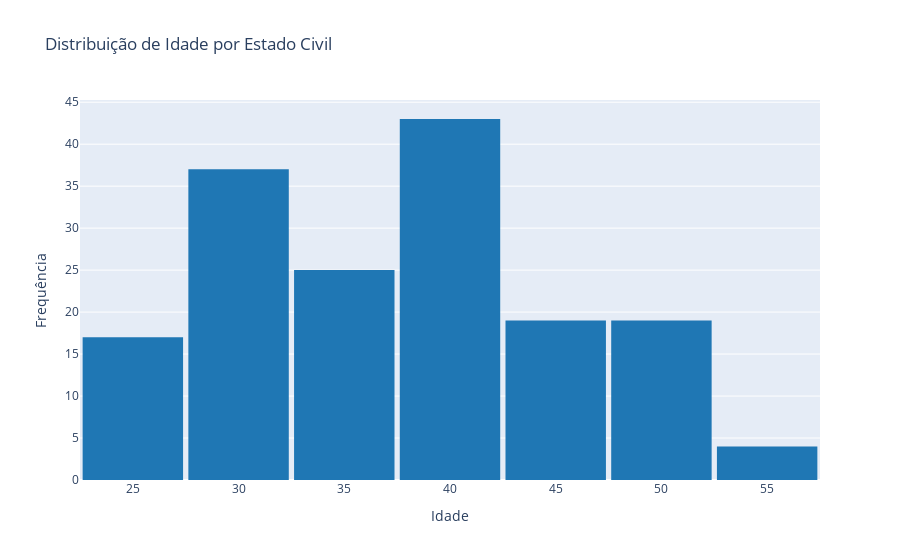
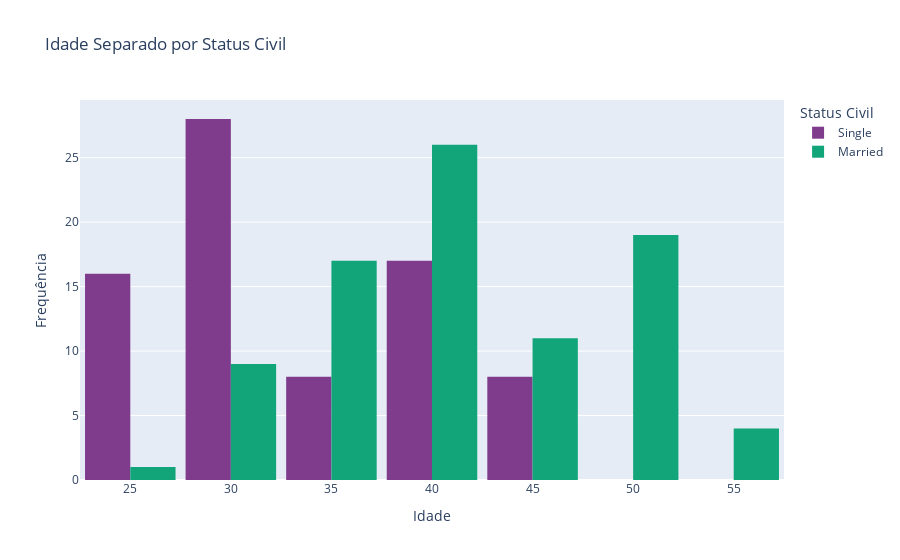
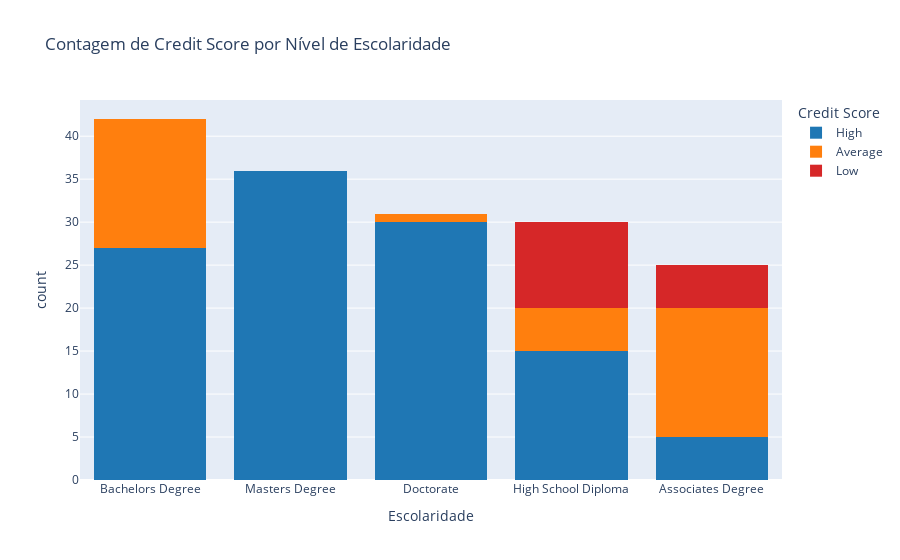
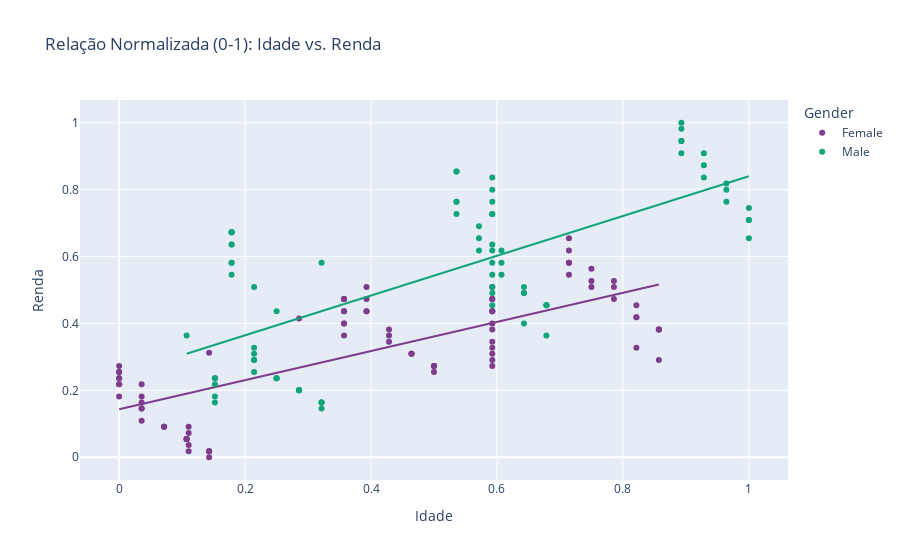

Notebook code for these charts, in order:
### Markdown cell above
### ANÁLISE CENTRAL E COMENTÁRIOS DOS GRÁFICOS
A base de clientes demonstra um perfil de baixo risco geral e aponta que a estabilidade financeira e doméstica são os preditores mais fortes para um Credit Score "High".

**I. Insights por Variável**
Home Ownership vs. Score:

Insight: Clientes com casa própria ("Owned") são o grupo mais estável, com 98.20% de score "High" e 0% de risco "Low". O grupo "Rented" (Alugados) concentra o maior risco, com aproximadamente 28% de score "Low".

* Fluxo: Home Ownership é um preditor poderoso e deve ser codificado (One-Hot) para a modelagem.

**Faixa de Renda (Income_Bins) vs. Score:**

Insight: Há uma correlação positiva clara. A faixa de renda mais alta concentra a maioria dos scores "High". As faixas de renda média-baixa têm uma mistura maior de "Average" e "Low" Score, indicando maior risco.

* Fluxo: Manter a variável Income para a modelagem. A variável Income_Bins deve ser usada como categórica (Label ou One-Hot).

**Escolaridade vs. Score:**

Insight: Grau avançado (Master/Doctorate) se correlaciona com score "High". No entanto, o risco ("Average" e "Low") é mais evidente nos níveis mais baixos de escolaridade (High School Diploma/Associate Degree).

* Fluxo: Education é um forte preditor ordinal. Deve ser codificado (Label Encoding) para respeitar a hierarquia dos graus.

**Idade (Age):**

Insight: A distribuição da idade é relativamente simétrica e concentrada. O Box Plot sugere que o grupo "Married" tende a ter idades medianas mais altas que o grupo "Single".

* Fluxo: Age será usado como preditor linear, mas sua influência deve ser analisada em conjunto com Marital Status e Income.

II. Próximos Passos (Etapa 3: Preparação para Modelagem)
Correlação Inicial: Verificar o Heatmap de correlação entre Age, Income e Number of Children.

Codificação Categórica:

 - One-Hot Encoding para colunas nominais (Gender, Home Ownership, Marital Status).

 - Codificação Ordinal para Education.

 - Correlação Completa: Replotar a correlação para ver o impacto das variáveis codificadas na variável alvo (Credit Score).

 - Divisão: Separar a base em treino e teste (70/30) usando estratificação (stratify=y).

 - Balanceamento: O Credit Score está desbalanceado (predomínio de "High"). Aplicar SMOTE (ou técnica similar) APENAS na base de treino para equalizar as classes de risco ("Low" e "Average").

### Code cell
# ANALISE CENTRAL

# Padronização de Cores
FINANCE_BLUE = '#1f77b4' # Cor única para histogramas univariados ou barras principais
CREDIT_SCORE_COLORS = {'High': '#1f77b4', 'Average': '#ff7f0e', 'Low': '#d62728'} # Azul, Laranja, Vermelho

# ----------------------------------------------------------------------
# AGE VS MARITAL STATUS
# Histograma da Distribuição de Idade
fig_age_marital = px.histogram(
    df,
    x='Age',
    title='Distribuição de Idade por Estado Civil',
    labels={'Age': 'Idade (Anos)', 'count': 'Frequência'},
    nbins=10,
    color_discrete_sequence=[FINANCE_BLUE] # PADRONIZAÇÃO DE COR
)

fig_age_marital.update_layout(xaxis_title='Idade', yaxis_title='Frequência', bargap=0.05)
fig_age_marital.show()


# Histograma com Separação por Status Civil 
fig_education_score = px.histogram(
    df,
    x='Age',
    color='Marital Status',
    title='Idade Separado por Status Civil',
    labels={'Age': 'Idade (Anos)', 'count': 'Frequência', 'Marital Status': 'Status Civil'},
    barmode='group',
    nbins=10,
    # PLOTLY: Usa uma sequência de cores para as categorias de 'Marital Status'
    color_discrete_sequence=px.colors.qualitative.Bold 
)
fig_education_score.update_layout(xaxis_title='Idade', yaxis_title='Frequência', bargap=0.1)
fig_education_score.show()

# EDUCATION POR CREDIT SCORE
# Gráfico de Barras Agrupado e Empilhado para Education vs Credit Score
fig_education_score = px.histogram(
    df,
    x='Education',
    color='Credit Score',
    title='Contagem de Credit Score por Nível de Escolaridade',
    labels={'Education': 'Escolaridade', 'count': 'Frequência'},
    barmode='stack',
    # PADRONIZAÇÃO DE CORES: Mapeia o Credit Score para as cores de risco
    color_discrete_map=CREDIT_SCORE_COLORS 
)

fig_age_marital.update_layout(xaxis_title='Escolaridade', yaxis_title='Frequência', bargap=0.05)

fig_education_score.show()


# AGE VS INCOME (Normalizado)
# ----------------------------------------------------------------------
# Gráfico de Dispersão para a Comparação Harmonizada
fig_normalized = px.scatter(
    df,
    x='Age_Normalized',
    y='Income_Normalized',
    color='Gender',
    trendline='ols',
    title='Relação Normalizada (0-1): Idade vs. Renda',
    # PLOTLY: Usa uma sequência para as 2 categorias de Gênero
    color_discrete_sequence=px.colors.qualitative.Bold 
)
fig_normalized.update_layout(
    xaxis_title='Idade',
    yaxis_title='Renda'
)
fig_normalized.show()

# ----------------------------------------------------------------------
# INCOME AGRUPADO VS SCORE CREDIT
# ----------------------------------------------------------------------

column_income_bins = 'Income_Normalized'
column_credit_score = 'Credit Score'


# Criação do Histograma Agrupado
fig_income_score = px.histogram(
    df,
    x= column_income_bins,
    color=column_credit_score,
    
    barmode='group',
    
    title='Contagem de Credit Score por Faixa de Renda (Agrupado)',
    labels={
        column_income_bins: 'Faixa de Renda (Income Bins)',
        column_credit_score: 'Credit Score',
        'count': 'Frequência de Clientes'
    },
    height=500,
    # PADRONIZAÇÃO DE CORES
    color_discrete_map=CREDIT_SCORE_COLORS 
)

fig_income_score.update_xaxes(categoryorder='category ascending')
fig_income_score.update_layout(yaxis_title='Frequência', bargap=0.1)

fig_income_score.show()

# ----------------------------------------------------------------------
# HOME OWNERSHIP VS SCORE CREDIT
# ----------------------------------------------------------------------

column_home_ownership = 'Home Ownership'
column_credit_score = 'Credit Score'

# Histograma Agrupado para Moradia vs Score
fig_moradia = px.histogram(
    df,
    x=column_home_ownership,
    color=column_credit_score,
    
    barmode='group',
    
    title='Credit Score por Situação da Moradia',
    labels={
        column_home_ownership: 'Situação da Moradia',
        column_credit_score: 'Credit Score',
       },
    height=500,
    # PADRONIZAÇÃO DE CORES
    color_discrete_map=CREDIT_SCORE_COLORS 
)

# Ajuste de Ordem
fig_moradia.update_xaxes(categoryorder='array', categoryarray=['Owned', 'Rented']) 


fig_moradia.show()

### Figure 1 — Plotly figure (JSON) as saved in the notebook; plotly's stock layout.template omitted (floating-point values rounded to 4 significant figures; data arrays with more than 128 entries replaced by an {"elided": "..."} marker saying what was removed)
{"data": [{"bingroup": "x", "hovertemplate": "Idade (Anos)=%{x}<br>count=%{y}<extra></extra>", "legendgroup": "", "marker": {"color": "#1f77b4", "pattern": {"shape": ""}}, "name": "", "nbinsx": 10, "orientation": "v", "showlegend": false, "type": "histogram", "x": {"elided": "164 float values"}, "xaxis": "x", "yaxis": "y"}], "layout": {"bargap": 0.05, "barmode": "relative", "legend": {"tracegroupgap": 0}, "title": {"text": "Distribuição de Idade por Estado Civil"}, "xaxis": {"anchor": "y", "domain": [0, 1], "title": {"text": "Idade"}}, "yaxis": {"anchor": "x", "domain": [0, 1], "title": {"text": "Frequência"}}}}

### Figure 2 — Plotly figure (JSON) as saved in the notebook; plotly's stock layout.template omitted (floating-point values rounded to 4 significant figures)
{"data": [{"alignmentgroup": "True", "bingroup": "x", "hovertemplate": "Status Civil=Single<br>Idade (Anos)=%{x}<br>count=%{y}<extra></extra>", "legendgroup": "Single", "marker": {"color": "rgb(127, 60, 141)", "pattern": {"shape": ""}}, "name": "Single", "nbinsx": 10, "offsetgroup": "Single", "orientation": "v", "showlegend": true, "type": "histogram", "x": [25.0, 40.0, 26.0, 31.0, 41.59, 28.09, 29.26, 41.59, 28.09, 29.26, 43.0, 29.0, 34.0, 44.0, 25.0, 40.0, 26.0, 31.0, 41.0, 27.0, 32.0, 42.0, 28.0, 33.0, 43.0, 29.0, 34.0, 44.0, 25.0, 25.0, 40.0, 26.0, 31.0, 41.0, 27.0, 32.0, 42.0, 28.0, 33.0, 41.59, 28.09, 29.26, 41.59, 29.26, 25.0, 40.0, 26.0, 31.0, 41.0, 27.0, 32.0, 42.0, 28.0, 33.0, 43.0, 29.0, 34.0, 44.0, 25.0, 25.0, 28.0, 31.0, 32.0, 25.0, 40.0, 26.0, 31.0, 41.59, 28.09, 29.26, 41.59, 28.0, 33.0, 43.0, 29.0, 34.0, 44.0], "xaxis": "x", "yaxis": "y"}, {"alignmentgroup": "True", "bingroup": "x", "hovertemplate": "Status Civil=Married<br>Idade (Anos)=%{x}<br>count=%{y}<extra></extra>", "legendgroup": "Married", "marker": {"color": "rgb(17, 165, 121)", "pattern": {"shape": ""}}, "name": "Married", "nbinsx": 10, "offsetgroup": "Married", "orientation": "v", "showlegend": true, "type": "histogram", "x": [30.0, 35.0, 45.0, 50.0, 41.59, 41.59, 41.59, 41.59, 41.59, 41.59, 41.59, 48.0, 53.0, 39.0, 49.0, 30.0, 35.0, 45.0, 50.0, 36.0, 46.0, 51.0, 37.0, 47.0, 52.0, 38.0, 48.0, 53.0, 39.0, 49.0, 30.0, 35.0, 30.0, 35.0, 45.0, 50.0, 36.0, 46.0, 51.0, 37.0, 47.0, 52.0, 41.59, 41.59, 41.59, 41.59, 41.59, 41.59, 41.59, 30.0, 35.0, 45.0, 50.0, 36.0, 46.0, 51.0, 37.0, 47.0, 52.0, 38.0, 48.0, 53.0, 39.0, 49.0, 30.0, 35.0, 30.0, 35.0, 33.0, 26.0, 29.0, 34.0, 30.0, 35.0, 45.0, 50.0, 36.0, 41.59, 41.59, 41.59, 41.59, 41.59, 38.0, 48.0, 53.0, 39.0, 49.0], "xaxis": "x", "yaxis": "y"}], "layout": {"bargap": 0.1, "barmode": "group", "legend": {"title": {"text": "Status Civil"}, "tracegroupgap": 0}, "title": {"text": "Idade Separado por Status Civil"}, "xaxis": {"anchor": "y", "domain": [0, 1], "title": {"text": "Idade"}}, "yaxis": {"anchor": "x", "domain": [0, 1], "title": {"text": "Frequência"}}}}

### Figure 3 — Plotly figure (JSON) as saved in the notebook; plotly's stock layout.template omitted (floating-point values rounded to 4 significant figures)
{"data": [{"bingroup": "x", "hovertemplate": "Credit Score=High<br>Escolaridade=%{x}<br>count=%{y}<extra></extra>", "legendgroup": "High", "marker": {"color": "#1f77b4", "pattern": {"shape": ""}}, "name": "High", "orientation": "v", "showlegend": true, "type": "histogram", "x": ["Bachelors Degree", "Masters Degree", "Doctorate", "High School Diploma", "Bachelors Degree", "Masters Degree", "Masters Degree", "Doctorate", "High School Diploma", "Bachelors Degree", "Bachelors Degree", "Masters Degree", "Doctorate", "High School Diploma", "Bachelors Degree", "Masters Degree", "Doctorate", "Associates Degree", "Bachelors Degree", "Masters Degree", "Doctorate", "Masters Degree", "Doctorate", "High School Diploma", "Bachelors Degree", "Masters Degree", "Masters Degree", "Doctorate", "High School Diploma", "Bachelors Degree", "Bachelors Degree", "Masters Degree", "Doctorate", "High School Diploma", "Bachelors Degree", "Masters Degree", "Doctorate", "Associates Degree", "Bachelors Degree", "Masters Degree", "Doctorate", "Masters Degree", "Doctorate", "Masters Degree", "Doctorate", "High School Diploma", "Bachelors Degree", "Masters Degree", "Masters Degree", "Doctorate", "High School Diploma", "Bachelors Degree", "Bachelors Degree", "Masters Degree", "Doctorate", "High School Diploma", "Bachelors Degree", "Masters Degree", "Doctorate", "Associates Degree", "Bachelors Degree", "Masters Degree", "Doctorate", "Masters Degree", "Doctorate", "Masters Degree", "Doctorate", "High School Diploma", "Bachelors Degree", "Masters Degree", "Masters Degree", "Doctorate", "High School Diploma", "Bachelors Degree", "Bachelors Degree", "Masters Degree", "Doctorate", "High School Diploma", "Bachelors Degree", "Masters Degree", "Doctorate", "Associates Degree", "Bachelors Degree", "Masters Degree", "Doctorate", "Masters Degree", "Doctorate", "Masters Degree", "Doctorate", "Masters Degree", "Doctorate", "Masters Degree", "Bachelors Degree", "Masters Degree", "Doctorate", "High School Diploma", "Bachelors Degree", "Masters Degree", "Masters Degree", "Doctorate", "High School Diploma", "Bachelors Degree", "Bachelors Degree", "Masters Degree", "Doctorate", "High School Diploma", "Bachelors Degree", "Masters Degree", "Doctorate", "Associates Degree", "Bachelors Degree", "Masters Degree", "Doctorate"], "xaxis": "x", "yaxis": "y"}, {"bingroup": "x", "hovertemplate": "Credit Score=Average<br>Escolaridade=%{x}<br>count=%{y}<extra></extra>", "legendgroup": "Average", "marker": {"color": "#ff7f0e", "pattern": {"shape": ""}}, "name": "Average", "orientation": "v", "showlegend": true, "type": "histogram", "x": ["Associates Degree", "Bachelors Degree", "Associates Degree", "High School Diploma", "Associates Degree", "Bachelors Degree", "Associates Degree", "Bachelors Degree", "Associates Degree", "High School Diploma", "Associates Degree", "Bachelors Degree", "Bachelors Degree", "Associates Degree", "Bachelors Degree", "Associates Degree", "High School Diploma", "Associates Degree", "Bachelors Degree", "Bachelors Degree", "Associates Degree", "Bachelors Degree", "Associates Degree", "High School Diploma", "Associates Degree", "Bachelors Degree", "Bachelors Degree", "Bachelors Degree", "Bachelors Degree", "Doctorate", "Bachelors Degree", "Associates Degree", "Bachelors Degree", "Associates Degree", "High School Diploma", "Associates Degree"], "xaxis": "x", "yaxis": "y"}, {"bingroup": "x", "hovertemplate": "Credit Score=Low<br>Escolaridade=%{x}<br>count=%{y}<extra></extra>", "legendgroup": "Low", "marker": {"color": "#d62728", "pattern": {"shape": ""}}, "name": "Low", "orientation": "v", "showlegend": true, "type": "histogram", "x": ["High School Diploma", "Associates Degree", "High School Diploma", "High School Diploma", "Associates Degree", "High School Diploma", "High School Diploma", "Associates Degree", "High School Diploma", "High School Diploma", "Associates Degree", "High School Diploma", "High School Diploma", "Associates Degree", "High School Diploma"], "xaxis": "x", "yaxis": "y"}], "layout": {"barmode": "stack", "legend": {"title": {"text": "Credit Score"}, "tracegroupgap": 0}, "title": {"text": "Contagem de Credit Score por Nível de Escolaridade"}, "xaxis": {"anchor": "y", "domain": [0, 1], "title": {"text": "Escolaridade"}}, "yaxis": {"anchor": "x", "domain": [0, 1], "title": {"text": "count"}}}}

### Figure 4 — Plotly figure (JSON) as saved in the notebook; plotly's stock layout.template omitted (floating-point values rounded to 4 significant figures)
{"data": [{"hovertemplate": "Gender=Female<br>Age_Normalized=%{x}<br>Income_Normalized=%{y}<extra></extra>", "legendgroup": "Female", "marker": {"color": "rgb(127, 60, 141)", "symbol": "circle"}, "mode": "markers", "name": "Female", "orientation": "v", "showlegend": true, "type": "scatter", "x": [0.0, 0.3571, 0.7143, 0.03571, 0.5925, 0.5925, 0.1104, 0.5925, 0.5925, 0.1104, 0.5925, 0.8214, 0.1429, 0.5, 0.8571, 0.0, 0.3571, 0.7143, 0.03571, 0.3929, 0.75, 0.07143, 0.4286, 0.7857, 0.1071, 0.4643, 0.8214, 0.1429, 0.5, 0.8571, 0.0, 0.3571, 0.0, 0.3571, 0.7143, 0.03571, 0.3929, 0.75, 0.07143, 0.4286, 0.7857, 0.1071, 0.5925, 0.5925, 0.1104, 0.5925, 0.5925, 0.1521, 0.5925, 0.0, 0.3571, 0.7143, 0.03571, 0.3929, 0.75, 0.07143, 0.4286, 0.7857, 0.1071, 0.4643, 0.8214, 0.1429, 0.5, 0.8571, 0.0, 0.3571, 0.0, 0.3571, 0.2857, 0.03571, 0.1429, 0.0, 0.3571, 0.7143, 0.03571, 0.3929, 0.5925, 0.1104, 0.5925, 0.5925, 0.1071, 0.4643, 0.8214, 0.1429, 0.5, 0.8571], "xaxis": "x", "y": [0.1818, 0.3636, 0.5455, 0.1091, 0.4, 0.4727, 0.07273, 0.3273, 0.4364, 0.03636, 0.2909, 0.3273, 0.0, 0.2545, 0.2909, 0.2182, 0.4, 0.5818, 0.1455, 0.4364, 0.5091, 0.09091, 0.3455, 0.4727, 0.05455, 0.3091, 0.4182, 0.01818, 0.2727, 0.3818, 0.2364, 0.4364, 0.2545, 0.4727, 0.6182, 0.1636, 0.4727, 0.5273, 0.09091, 0.3636, 0.5091, 0.05455, 0.3091, 0.4364, 0.01818, 0.2727, 0.3818, 0.2364, 0.4364, 0.2727, 0.4727, 0.6545, 0.1818, 0.5091, 0.5636, 0.09091, 0.3818, 0.5273, 0.05455, 0.3091, 0.4545, 0.01818, 0.2727, 0.3818, 0.2364, 0.4364, 0.2545, 0.4727, 0.4145, 0.2182, 0.3127, 0.2182, 0.4, 0.5818, 0.1455, 0.4364, 0.5091, 0.09091, 0.3455, 0.4727, 0.05455, 0.3091, 0.4182, 0.01818, 0.2727, 0.3818], "yaxis": "y"}, {"hovertemplate": "<b>OLS trendline</b><br>Income_Normalized = 0.434819 * Age_Normalized + 0.143597<br>R<sup>2</sup>=0.549479<br><br>Gender=Female<br>Age_Normalized=%{x}<br>Income_Normalized=%{y} <b>(trend)</b><extra></extra>", "legendgroup": "Female", "marker": {"color": "rgb(127, 60, 141)", "symbol": "circle"}, "mode": "lines", "name": "Female", "showlegend": false, "type": "scatter", "x": [0.0, 0.0, 0.0, 0.0, 0.0, 0.0, 0.0, 0.0, 0.03571, 0.03571, 0.03571, 0.03571, 0.03571, 0.03571, 0.07143, 0.07143, 0.07143, 0.1071, 0.1071, 0.1071, 0.1071, 0.1104, 0.1104, 0.1104, 0.1104, 0.1429, 0.1429, 0.1429, 0.1429, 0.1429, 0.1521, 0.2857, 0.3571, 0.3571, 0.3571, 0.3571, 0.3571, 0.3571, 0.3571, 0.3571, 0.3929, 0.3929, 0.3929, 0.3929, 0.4286, 0.4286, 0.4286, 0.4643, 0.4643, 0.4643, 0.5, 0.5, 0.5, 0.5, 0.5925, 0.5925, 0.5925, 0.5925, 0.5925, 0.5925, 0.5925, 0.5925, 0.5925, 0.5925, 0.5925, 0.5925, 0.5925, 0.7143, 0.7143, 0.7143, 0.7143, 0.7143, 0.75, 0.75, 0.75, 0.7857, 0.7857, 0.7857, 0.8214, 0.8214, 0.8214, 0.8214, 0.8571, 0.8571, 0.8571, 0.8571], "xaxis": "x", "y": [0.1436, 0.1436, 0.1436, 0.1436, 0.1436, 0.1436, 0.1436, 0.1436, 0.1591, 0.1591, 0.1591, 0.1591, 0.1591, 0.1591, 0.1747, 0.1747, 0.1747, 0.1902, 0.1902, 0.1902, 0.1902, 0.1916, 0.1916, 0.1916, 0.1916, 0.2057, 0.2057, 0.2057, 0.2057, 0.2057, 0.2097, 0.2678, 0.2989, 0.2989, 0.2989, 0.2989, 0.2989, 0.2989, 0.2989, 0.2989, 0.3144, 0.3144, 0.3144, 0.3144, 0.3299, 0.3299, 0.3299, 0.3455, 0.3455, 0.3455, 0.361, 0.361, 0.361, 0.361, 0.4012, 0.4012, 0.4012, 0.4012, 0.4012, 0.4012, 0.4012, 0.4012, 0.4012, 0.4012, 0.4012, 0.4012, 0.4012, 0.4542, 0.4542, 0.4542, 0.4542, 0.4542, 0.4697, 0.4697, 0.4697, 0.4852, 0.4852, 0.4852, 0.5008, 0.5008, 0.5008, 0.5008, 0.5163, 0.5163, 0.5163, 0.5163], "yaxis": "y"}, {"hovertemplate": "Gender=Male<br>Age_Normalized=%{x}<br>Income_Normalized=%{y}<extra></extra>", "legendgroup": "Male", "marker": {"color": "rgb(17, 165, 121)", "symbol": "circle"}, "mode": "markers", "name": "Male", "orientation": "v", "showlegend": true, "type": "scatter", "x": [0.1786, 0.5357, 0.8929, 0.2143, 0.5925, 0.5925, 0.1521, 0.5925, 0.5925, 0.1521, 0.6429, 1.0, 0.3214, 0.6786, 0.1786, 0.5357, 0.8929, 0.2143, 0.5714, 0.9286, 0.25, 0.6071, 0.9643, 0.2857, 0.6429, 1.0, 0.3214, 0.6786, 0.1786, 0.1786, 0.5357, 0.8929, 0.2143, 0.5714, 0.9286, 0.25, 0.6071, 0.9643, 0.2857, 0.5925, 0.5925, 0.1521, 0.5925, 0.5925, 0.1786, 0.5357, 0.8929, 0.2143, 0.5714, 0.9286, 0.25, 0.6071, 0.9643, 0.2857, 0.6429, 1.0, 0.3214, 0.6786, 0.1786, 0.1786, 0.1071, 0.2143, 0.25, 0.3214, 0.1786, 0.5357, 0.8929, 0.2143, 0.5925, 0.5925, 0.1521, 0.5925, 0.5925, 0.2857, 0.6429, 1.0, 0.3214, 0.6786], "xaxis": "x", "y": [0.5455, 0.7273, 0.9091, 0.2545, 0.5818, 0.8, 0.2182, 0.5091, 0.7273, 0.1818, 0.4, 0.6545, 0.1455, 0.3636, 0.5818, 0.7636, 0.9455, 0.2909, 0.6182, 0.8364, 0.2364, 0.5455, 0.7636, 0.2, 0.4909, 0.7091, 0.1636, 0.4545, 0.6364, 0.6727, 0.8545, 0.9818, 0.3091, 0.6545, 0.8727, 0.2364, 0.5818, 0.8, 0.2, 0.4909, 0.7273, 0.1636, 0.4545, 0.6364, 0.6727, 0.8545, 1.0, 0.3273, 0.6909, 0.9091, 0.2364, 0.6182, 0.8182, 0.2, 0.5091, 0.7455, 0.1636, 0.4545, 0.6364, 0.6727, 0.3636, 0.5091, 0.4364, 0.5818, 0.5818, 0.7636, 0.9455, 0.2909, 0.6182, 0.8364, 0.2364, 0.5455, 0.7636, 0.2, 0.4909, 0.7091, 0.1636, 0.4545], "yaxis": "y"}, {"hovertemplate": "<b>OLS trendline</b><br>Income_Normalized = 0.59441 * Age_Normalized + 0.245569<br>R<sup>2</sup>=0.463271<br><br>Gender=Male<br>Age_Normalized=%{x}<br>Income_Normalized=%{y} <b>(trend)</b><extra></extra>", "legendgroup": "Male", "marker": {"color": "rgb(17, 165, 121)", "symbol": "circle"}, "mode": "lines", "name": "Male", "showlegend": false, "type": "scatter", "x": [0.1071, 0.1521, 0.1521, 0.1521, 0.1521, 0.1786, 0.1786, 0.1786, 0.1786, 0.1786, 0.1786, 0.1786, 0.1786, 0.2143, 0.2143, 0.2143, 0.2143, 0.2143, 0.2143, 0.25, 0.25, 0.25, 0.25, 0.2857, 0.2857, 0.2857, 0.2857, 0.3214, 0.3214, 0.3214, 0.3214, 0.3214, 0.5357, 0.5357, 0.5357, 0.5357, 0.5357, 0.5714, 0.5714, 0.5714, 0.5925, 0.5925, 0.5925, 0.5925, 0.5925, 0.5925, 0.5925, 0.5925, 0.5925, 0.5925, 0.5925, 0.5925, 0.6071, 0.6071, 0.6071, 0.6429, 0.6429, 0.6429, 0.6429, 0.6786, 0.6786, 0.6786, 0.6786, 0.8929, 0.8929, 0.8929, 0.8929, 0.8929, 0.9286, 0.9286, 0.9286, 0.9643, 0.9643, 0.9643, 1.0, 1.0, 1.0, 1.0], "xaxis": "x", "y": [0.3093, 0.336, 0.336, 0.336, 0.336, 0.3517, 0.3517, 0.3517, 0.3517, 0.3517, 0.3517, 0.3517, 0.3517, 0.3729, 0.3729, 0.3729, 0.3729, 0.3729, 0.3729, 0.3942, 0.3942, 0.3942, 0.3942, 0.4154, 0.4154, 0.4154, 0.4154, 0.4366, 0.4366, 0.4366, 0.4366, 0.4366, 0.564, 0.564, 0.564, 0.564, 0.564, 0.5852, 0.5852, 0.5852, 0.5978, 0.5978, 0.5978, 0.5978, 0.5978, 0.5978, 0.5978, 0.5978, 0.5978, 0.5978, 0.5978, 0.5978, 0.6065, 0.6065, 0.6065, 0.6277, 0.6277, 0.6277, 0.6277, 0.6489, 0.6489, 0.6489, 0.6489, 0.7763, 0.7763, 0.7763, 0.7763, 0.7763, 0.7975, 0.7975, 0.7975, 0.8187, 0.8187, 0.8187, 0.84, 0.84, 0.84, 0.84], "yaxis": "y"}], "layout": {"legend": {"title": {"text": "Gender"}, "tracegroupgap": 0}, "title": {"text": "Relação Normalizada (0-1): Idade vs. Renda"}, "xaxis": {"anchor": "y", "domain": [0, 1], "title": {"text": "Idade"}}, "yaxis": {"anchor": "x", "domain": [0, 1], "title": {"text": "Renda"}}}}
